Frame 1 (no input): blank canvas, image omitted
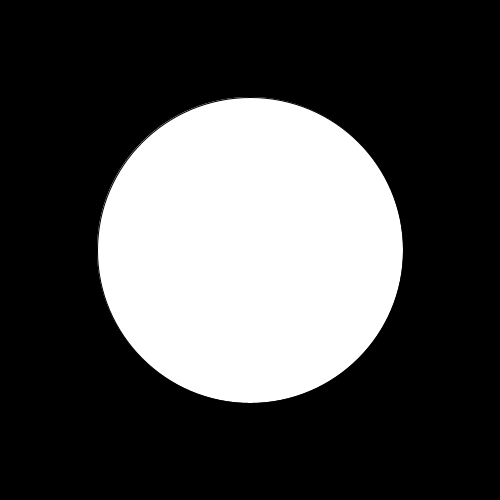
Frame 60 (the mouse pressed at the canvas centre just before this capture)
Frame 120 (the mouse held since frame 60 and released just before this capture): identical to frame 60, image omitted

The Processing sketch that drew this single still picture (run headless with seeded random() and noise(); from frame 60 on, the mouse is pressed at the canvas centre):

// Processing sketch: Bouncy_Growth
// ── Bouncy_Growth.pde
int speed = 0;
int csize = 400;
int change = 0;
float i = 0;
float add = 100;

void setup() {
  size(500, 500);
  smooth();
  frameRate = 30;
}

void draw() {
  background(0);
  ellipse(width/2, height/2, i, i);
  if (i+add < csize) {
    i++;
    i = i + add/2;
  }
}
